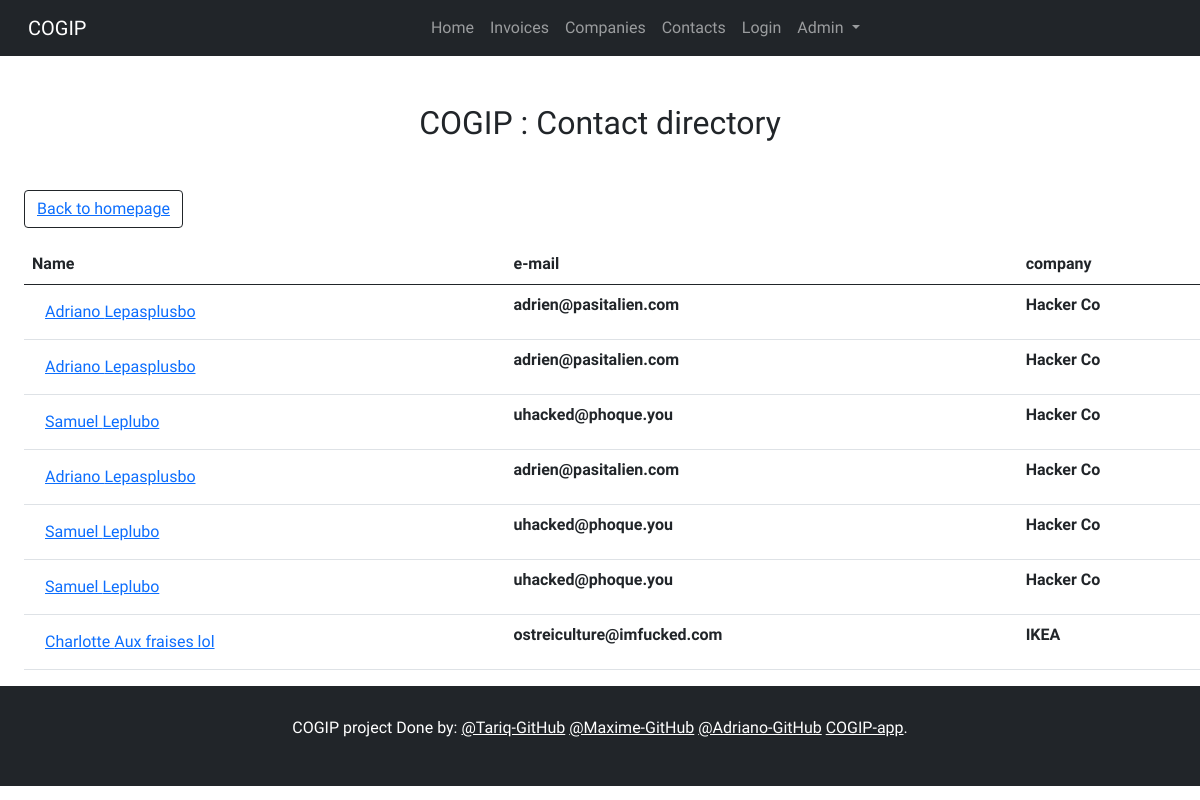
The page /?page=contacts on the database its author committed.
### tables this page shows
CREATE TABLE `invoices` (
  `invoice_id` int(20) NOT NULL,
  `invoice_number` int(100) NOT NULL,
  `invoice_date` date NOT NULL,
  `company_id` int(50) NOT NULL,
  `employee_id` int(50) NOT NULL
);

CREATE TABLE `employees` (
  `employee_id` int(20) NOT NULL,
  `first_name` varchar(255) NOT NULL,
  `last_name` varchar(255) NOT NULL,
  `email` varchar(320) NOT NULL,
  `company_id` int(20) NOT NULL
);

CREATE TABLE `companies` (
  `company_id` int(20) NOT NULL,
  `company_name` varchar(255) NOT NULL,
  `country` varchar(255) NOT NULL,
  `VAT_number` int(11) NOT NULL,
  `type_id` int(50) NOT NULL
);

### src/controller/ContactsController.php (called while the page is built)
<?php
require_once('./Model/ContactsManager.php');
class ContactsController
{
public function render(){
  $contacts = new ContactsManager();
  require('./view/Contacts.php');
}
}

### src/index.php (called while the page is built, shortened)
<?php
require_once('controller/ContactsController.php');
$controller = new HomepageController();
if (isset($_GET['page']) && $_GET['page'] === 'contacts') {
  $controller = new ContactsController();
}
$controller->render();

### src/model/ContactsManager.php (called while the page is built, shortened)
<?php
 class ContactsManager extends Manager
 {
   public function displayContacts()
   {
     $db = $this->connectDb();
     try {
       $response = $db->prepare("SELECT *
     FROM employees e
     INNER JOIN companies c
     ON e.company_id=c.company_id
     INNER JOIN invoices i ON
     i.employee_id=e.employee_id");
       $response->execute();
     } catch (Exception $e) {
       echo $e->getMessage();
       exit();
     }
     return $response;
   }
 }

### src/view/Contacts.php (the view, shortened to what this page needs)
<?php require_once "include/header.php";?>
    <section>
      <h2 class="my-5 d-flex justify-content-center">COGIP : Contact directory</h2>
<p class="fs-6 mx-4 btn btn-outline-dark"><a href="../"> Back to homepage</a> </p>
      <table class="table mx-4">
        <thead>
          <tr>
            <th scope="col">Name</th>
            <th scope="col">e-mail</th>
            <th scope="col">company</th>
          </tr>
        </thead>
        <tr>
          <?php foreach($contacts->displayContacts() as $contact): ?>
            <form action="" method="post">
            <th><button type="submit" name="details" class="btn btn-link"><?= $contact['first_name'].' '. $contact['last_name'] ?></a></th>
            </form>
            <th><?= $contact['email'] ?></th>
            <th><?= $contact['company_name'] ?></th>
        </tr>
        <?php endforeach ?>
      </table>
    </section>
<?php require_once "include/footer.php"?>

### src/assets/css/style.css (style rules this page uses)
body { font-size: 48px; font-family: 'Crimson Pro', serif; }

### rows shown on the page
invoices: employee.first_name "Adriano", employee.last_name "Lepasplusbo", employee.email "adrien@pasitalien.com", companies.company_name "Hacker Co"
invoices: employee.first_name "Adriano", employee.last_name "Lepasplusbo", employee.email "adrien@pasitalien.com", companies.company_name "Hacker Co"
invoices: employee.first_name "Samuel", employee.last_name "Leplubo", employee.email "uhacked@phoque.you", companies.company_name "Hacker Co"
invoices: employee.first_name "Adriano", employee.last_name "Lepasplusbo", employee.email "adrien@pasitalien.com", companies.company_name "Hacker Co"
invoices: employee.first_name "Samuel", employee.last_name "Leplubo", employee.email "uhacked@phoque.you", company.company_name "Hacker Co"
invoices: employee.first_name "Samuel", employee.last_name "Leplubo", employee.email "uhacked@phoque.you", companies.company_name "Hacker Co"
invoices: employee.first_name "Charlotte", employee.last_name "Aux fraises lol", employee.email "ostreiculture@imfucked.com", companies.company_name "IKEA"
